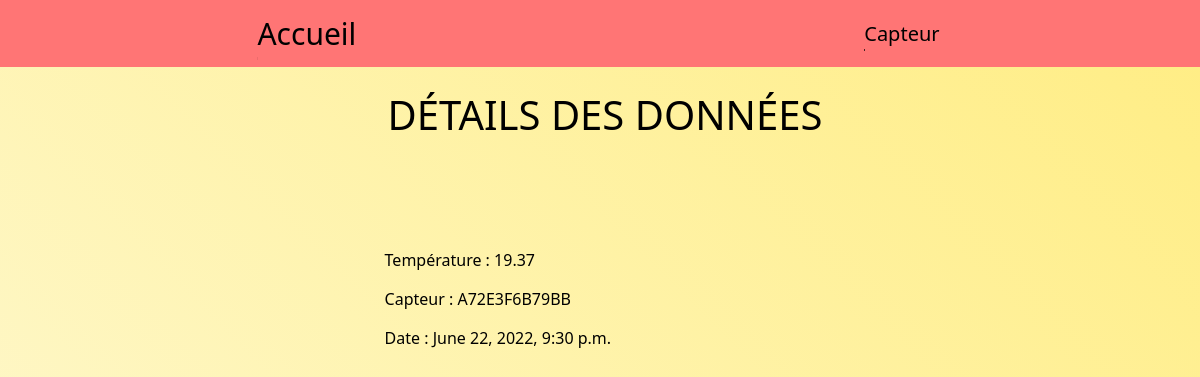
Screenshot of /data/detail/4/ with the database file from the repository.
### mySAE24/models.py (models this page shows, shortened)
class Data(models.Model):
    temp = models.CharField(max_length=200)
    timestamp = models.DateTimeField(max_length=200)
    capteur = models.ForeignKey(Capteur, on_delete=models.CASCADE,blank=False)

class Capteur(models.Model):
    id = models.CharField(max_length=100,primary_key=True)
    nom = models.CharField(max_length=100)
    piece = models.CharField(max_length=100)
    emplacement = models.CharField(max_length=100)
    def __str__(self):
        chaine = f"{self.id}"
        return chaine

### mySAE24/views/data/data_detail.py (the view)
# urls.py: path('data/detail/<int:pk>/', DataDetailView.as_view(), name='data_detail'),
class DataDetailView(DetailView):
    model = Data
    template_name = "data/data_detail.html"

### mySAE24/templates/data/data_detail.html
{% extends "main.html" %}
{% block content %}
<h1>Détails des données</h1>
<ul>
    <li>Température : {{object.temp}}</li>
    <li><a href="/capteur/detail/{{object.capteur.id}}/">Capteur : {{object.capteur}}</a></li>
    <li>Date : {{object.timestamp}}</li>
</ul>
{% endblock content %}

### mySAE24/static/main.css (style rules this page uses)
* { box-sizing:border-box; padding:0; margin:0; font-weight:1; color: black; overflow-x:hidden; }
body { background: linear-gradient(45deg, #FEF9D4, #ffed83); background-attachment: fixed; font-family:system-ui,Arial; display:flex; align-items:center; flex-direction:column; }
h1 { animation: h1 0.5s; }
li { list-style-type:none; padding:7px; }
h1 { margin-top:2%; display:flex; align-items:center; justify-content:center; }
* { margin: 0; padding: 0; }
h1 { font-weight: normal; font-size: 40px; font-weight: normal; text-transform: uppercase; float: left; margin: 20px 0 100px 10px; }
a { display: block; position: relative; padding: 0.2em 0; text-decoration: none; }
a::after { content: ''; position: absolute; bottom: 0; left: 0; width: 100%; height: 0.1em; background-color: black; opacity: 0; transition: opacity 300ms, transform 300ms; }
a { overflow: hidden; }
a::after { opacity: 1; transform: translate3d(-100%, 0, 0); }

### rows the page displays
Data: temp "19.37", capteur "A72E3F6B79BB", timestamp "June 22, 2022, 9:30 p.m."
